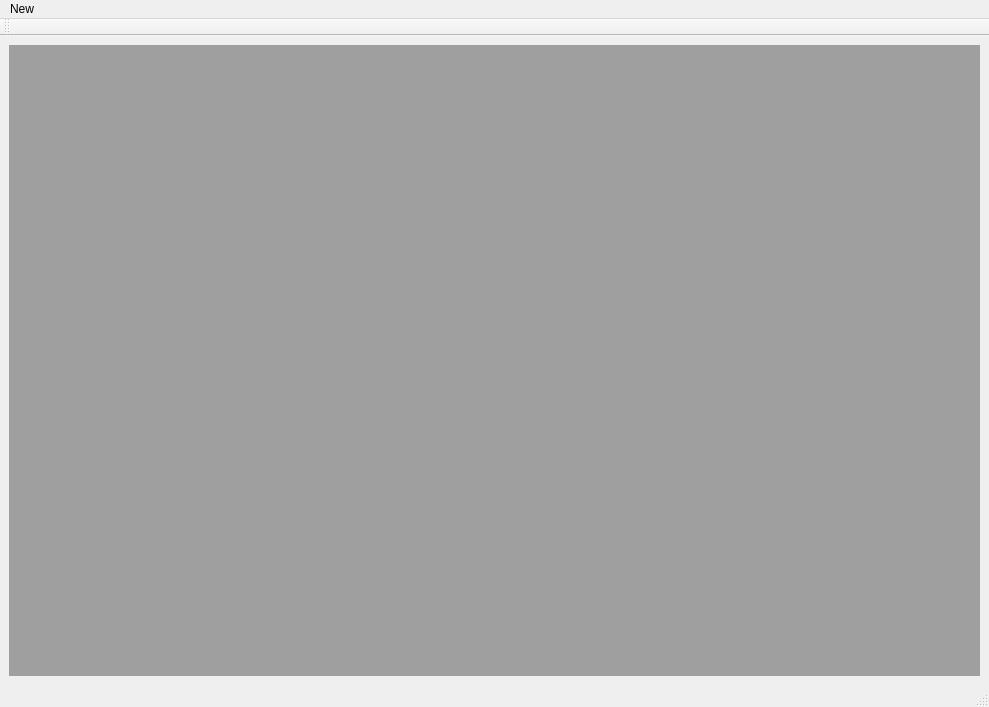
<?xml version="1.0" encoding="UTF-8"?>
<ui version="4.0">
 <class>MainWindow</class>
 <widget class="QMainWindow" name="MainWindow">
  <property name="geometry">
   <rect>
    <x>0</x>
    <y>0</y>
    <width>989</width>
    <height>707</height>
   </rect>
  </property>
  <property name="windowTitle">
   <string>QtNetworkTest</string>
  </property>
  <widget class="QWidget" name="centralwidget">
   <layout class="QGridLayout" name="gridLayout">
    <item row="0" column="0">
     <widget class="QMdiArea" name="mdiArea"/>
    </item>
   </layout>
  </widget>
  <widget class="QMenuBar" name="menubar">
   <property name="geometry">
    <rect>
     <x>0</x>
     <y>0</y>
     <width>989</width>
     <height>25</height>
    </rect>
   </property>
   <widget class="QMenu" name="menuNew">
    <property name="title">
     <string>New</string>
    </property>
    <addaction name="actionTcpServer"/>
    <addaction name="actionTcpClient"/>
    <addaction name="actionUdpPeer"/>
   </widget>
   <addaction name="menuNew"/>
  </widget>
  <widget class="QStatusBar" name="statusBar"/>
  <widget class="QToolBar" name="toolBar">
   <property name="windowTitle">
    <string>toolBar</string>
   </property>
   <attribute name="toolBarArea">
    <enum>TopToolBarArea</enum>
   </attribute>
   <attribute name="toolBarBreak">
    <bool>false</bool>
   </attribute>
  </widget>
  <action name="actionTcpServer">
   <property name="text">
    <string>TCP Server</string>
   </property>
  </action>
  <action name="actionTcpClient">
   <property name="text">
    <string>TCP Client</string>
   </property>
  </action>
  <action name="actionUdpPeer">
   <property name="text">
    <string>UDP Peer</string>
   </property>
  </action>
 </widget>
 <resources/>
 <connections/>
</ui>
